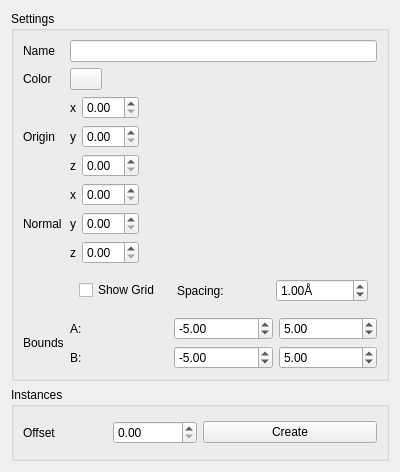
<?xml version="1.0" encoding="UTF-8"?>
<ui version="4.0">
 <class>Form</class>
 <widget class="QWidget" name="Form">
  <property name="geometry">
   <rect>
    <x>0</x>
    <y>0</y>
    <width>400</width>
    <height>472</height>
   </rect>
  </property>
  <property name="windowTitle">
   <string>Form</string>
  </property>
  <layout class="QVBoxLayout" name="verticalLayout">
   <item>
    <widget class="QGroupBox" name="groupBox">
     <property name="title">
      <string>Settings</string>
     </property>
     <property name="flat">
      <bool>false</bool>
     </property>
     <property name="checkable">
      <bool>false</bool>
     </property>
     <layout class="QHBoxLayout" name="horizontalLayout_2">
      <item>
       <layout class="QGridLayout" name="gridLayout">
        <item row="4" column="1">
         <widget class="QFrame" name="frame">
          <property name="frameShape">
           <enum>QFrame::Shape::NoFrame</enum>
          </property>
          <property name="frameShadow">
           <enum>QFrame::Shadow::Plain</enum>
          </property>
          <layout class="QGridLayout" name="gridLayout_2">
           <item row="0" column="1">
            <widget class="QCheckBox" name="showGridCheckBox">
             <property name="text">
              <string>Show Grid</string>
             </property>
            </widget>
           </item>
           <item row="0" column="3">
            <widget class="QDoubleSpinBox" name="gridSpacingSpinBox">
             <property name="suffix">
              <string>Å</string>
             </property>
             <property name="value">
              <double>1.000000000000000</double>
             </property>
            </widget>
           </item>
           <item row="0" column="2">
            <widget class="QLabel" name="gridSpacingLabel">
             <property name="text">
              <string>Spacing:</string>
             </property>
            </widget>
           </item>
          </layout>
         </widget>
        </item>
        <item row="2" column="1">
         <widget class="QFrame" name="originFrame">
          <property name="frameShape">
           <enum>QFrame::Shape::NoFrame</enum>
          </property>
          <property name="frameShadow">
           <enum>QFrame::Shadow::Plain</enum>
          </property>
          <layout class="QFormLayout" name="formLayout">
           <property name="fieldGrowthPolicy">
            <enum>QFormLayout::FieldGrowthPolicy::FieldsStayAtSizeHint</enum>
           </property>
           <property name="leftMargin">
            <number>0</number>
           </property>
           <property name="topMargin">
            <number>0</number>
           </property>
           <property name="rightMargin">
            <number>0</number>
           </property>
           <property name="bottomMargin">
            <number>0</number>
           </property>
           <item row="0" column="0">
            <widget class="QLabel" name="originXLabel">
             <property name="text">
              <string>x</string>
             </property>
            </widget>
           </item>
           <item row="0" column="1">
            <widget class="QDoubleSpinBox" name="originXSpinBox"/>
           </item>
           <item row="1" column="0">
            <widget class="QLabel" name="originYLabel">
             <property name="text">
              <string>y</string>
             </property>
            </widget>
           </item>
           <item row="1" column="1">
            <widget class="QDoubleSpinBox" name="originYSpinBox"/>
           </item>
           <item row="2" column="0">
            <widget class="QLabel" name="originZLabel">
             <property name="text">
              <string>z</string>
             </property>
            </widget>
           </item>
           <item row="2" column="1">
            <widget class="QDoubleSpinBox" name="originZSpinBox"/>
           </item>
          </layout>
         </widget>
        </item>
        <item row="1" column="0">
         <widget class="QLabel" name="colorLabel">
          <property name="text">
           <string>Color</string>
          </property>
         </widget>
        </item>
        <item row="2" column="0">
         <widget class="QLabel" name="originLabel">
          <property name="text">
           <string>Origin</string>
          </property>
         </widget>
        </item>
        <item row="0" column="0">
         <widget class="QLabel" name="nameLabel">
          <property name="text">
           <string>Name</string>
          </property>
         </widget>
        </item>
        <item row="0" column="1">
         <widget class="QLineEdit" name="nameEdit"/>
        </item>
        <item row="5" column="0">
         <widget class="QLabel" name="boundsLabel">
          <property name="text">
           <string>Bounds</string>
          </property>
         </widget>
        </item>
        <item row="5" column="1">
         <widget class="QFrame" name="boundsFrame">
          <property name="frameShape">
           <enum>QFrame::Shape::NoFrame</enum>
          </property>
          <property name="frameShadow">
           <enum>QFrame::Shadow::Plain</enum>
          </property>
          <layout class="QGridLayout" name="gridLayout_3">
           <property name="leftMargin">
            <number>0</number>
           </property>
           <property name="topMargin">
            <number>0</number>
           </property>
           <property name="rightMargin">
            <number>0</number>
           </property>
           <property name="bottomMargin">
            <number>0</number>
           </property>
           <item row="0" column="0">
            <widget class="QLabel" name="boundsALabel">
             <property name="text">
              <string>A:</string>
             </property>
            </widget>
           </item>
           <item row="0" column="1">
            <widget class="QDoubleSpinBox" name="boundsAMinSpinBox">
             <property name="minimum">
              <double>-99.000000000000000</double>
             </property>
             <property name="value">
              <double>-5.000000000000000</double>
             </property>
            </widget>
           </item>
           <item row="0" column="2">
            <widget class="QDoubleSpinBox" name="boundsAMaxSpinBox">
             <property name="minimum">
              <double>-99.000000000000000</double>
             </property>
             <property name="value">
              <double>5.000000000000000</double>
             </property>
            </widget>
           </item>
           <item row="1" column="1">
            <widget class="QDoubleSpinBox" name="boundsBMinSpinBox">
             <property name="minimum">
              <double>-99.000000000000000</double>
             </property>
             <property name="value">
              <double>-5.000000000000000</double>
             </property>
            </widget>
           </item>
           <item row="1" column="2">
            <widget class="QDoubleSpinBox" name="boundsBMaxSpinBox">
             <property name="minimum">
              <double>-99.000000000000000</double>
             </property>
             <property name="value">
              <double>5.000000000000000</double>
             </property>
            </widget>
           </item>
           <item row="1" column="0">
            <widget class="QLabel" name="boundsBLabel">
             <property name="text">
              <string>B:</string>
             </property>
            </widget>
           </item>
          </layout>
         </widget>
        </item>
        <item row="3" column="1">
         <widget class="QFrame" name="normalFrame">
          <property name="frameShape">
           <enum>QFrame::Shape::NoFrame</enum>
          </property>
          <property name="frameShadow">
           <enum>QFrame::Shadow::Plain</enum>
          </property>
          <layout class="QFormLayout" name="formLayout_2">
           <property name="fieldGrowthPolicy">
            <enum>QFormLayout::FieldGrowthPolicy::FieldsStayAtSizeHint</enum>
           </property>
           <property name="leftMargin">
            <number>0</number>
           </property>
           <property name="topMargin">
            <number>0</number>
           </property>
           <property name="rightMargin">
            <number>0</number>
           </property>
           <property name="bottomMargin">
            <number>0</number>
           </property>
           <item row="0" column="1">
            <widget class="QDoubleSpinBox" name="normalXSpinBox"/>
           </item>
           <item row="1" column="1">
            <widget class="QDoubleSpinBox" name="normalXSpinBox_2"/>
           </item>
           <item row="2" column="1">
            <widget class="QDoubleSpinBox" name="normalZSpinBox"/>
           </item>
           <item row="0" column="0">
            <widget class="QLabel" name="normalXLabel">
             <property name="text">
              <string>x</string>
             </property>
            </widget>
           </item>
           <item row="1" column="0">
            <widget class="QLabel" name="normalYLabel">
             <property name="text">
              <string>y</string>
             </property>
            </widget>
           </item>
           <item row="2" column="0">
            <widget class="QLabel" name="normalZLabel">
             <property name="text">
              <string>z</string>
             </property>
            </widget>
           </item>
          </layout>
         </widget>
        </item>
        <item row="1" column="1">
         <widget class="QPushButton" name="colorButton">
          <property name="sizePolicy">
           <sizepolicy hsizetype="Maximum" vsizetype="Maximum">
            <horstretch>0</horstretch>
            <verstretch>0</verstretch>
           </sizepolicy>
          </property>
          <property name="maximumSize">
           <size>
            <width>32</width>
            <height>32</height>
           </size>
          </property>
          <property name="text">
           <string/>
          </property>
         </widget>
        </item>
        <item row="3" column="0">
         <widget class="QLabel" name="normalLabel">
          <property name="text">
           <string>Normal</string>
          </property>
         </widget>
        </item>
       </layout>
      </item>
     </layout>
    </widget>
   </item>
   <item>
    <widget class="QGroupBox" name="instanceGroupBox">
     <property name="title">
      <string>Instances</string>
     </property>
     <layout class="QGridLayout" name="gridLayout_4">
      <item row="0" column="0">
       <widget class="QFrame" name="frame_3">
        <property name="frameShape">
         <enum>QFrame::Shape::NoFrame</enum>
        </property>
        <property name="frameShadow">
         <enum>QFrame::Shadow::Raised</enum>
        </property>
        <layout class="QHBoxLayout" name="horizontalLayout">
         <property name="leftMargin">
          <number>0</number>
         </property>
         <property name="topMargin">
          <number>0</number>
         </property>
         <property name="rightMargin">
          <number>0</number>
         </property>
         <property name="bottomMargin">
          <number>0</number>
         </property>
         <item>
          <widget class="QLabel" name="offsetLabel">
           <property name="text">
            <string>Offset</string>
           </property>
          </widget>
         </item>
         <item>
          <widget class="QDoubleSpinBox" name="newOffsetSpinBox"/>
         </item>
        </layout>
       </widget>
      </item>
      <item row="0" column="3">
       <widget class="QPushButton" name="createInstanceButton">
        <property name="text">
         <string>Create</string>
        </property>
       </widget>
      </item>
     </layout>
    </widget>
   </item>
  </layout>
 </widget>
 <resources/>
 <connections/>
</ui>
